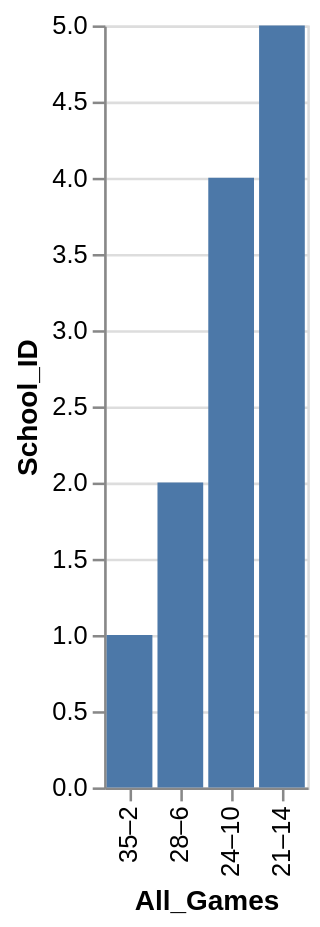

Here is the Vega-Lite specification saved for this chart:
### Vega-Lite specification from a JSON file in a GitHub repository (floating-point values rounded to 4 significant figures)
{"data": {"values": [{"x_data": "35–2", "y_data": 1}, {"x_data": "28–6", "y_data": 2}, {"x_data": "24–10", "y_data": 4}, {"x_data": "21–14", "y_data": 5}]}, "mark": "bar", "encoding": {"x": {"field": "x_data", "type": "nominal", "title": "All_Games", "sort": {"op": "sum", "field": "y_data", "order": "ascending"}}, "y": {"field": "y_data", "type": "quantitative", "title": "School_ID"}}}
